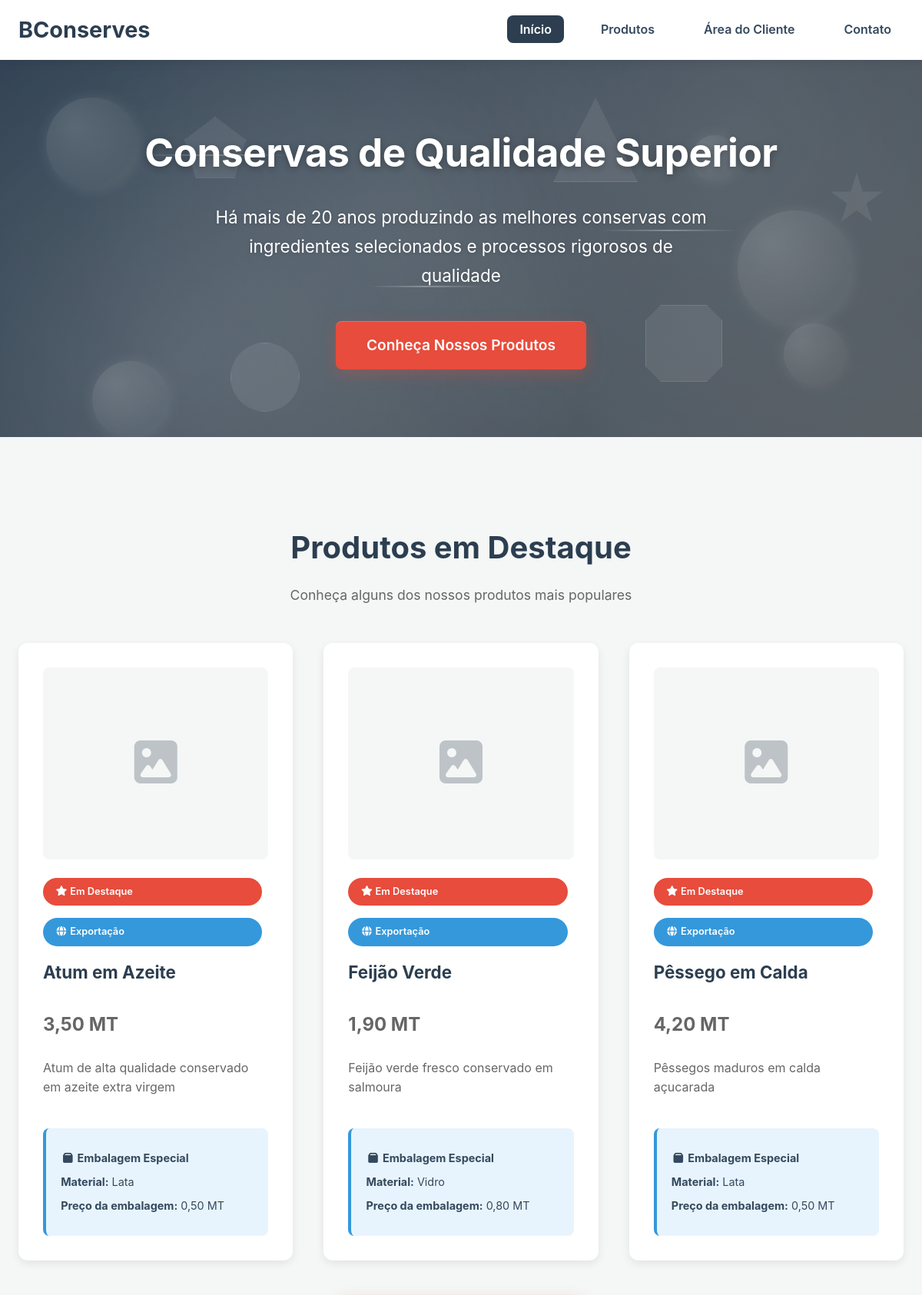
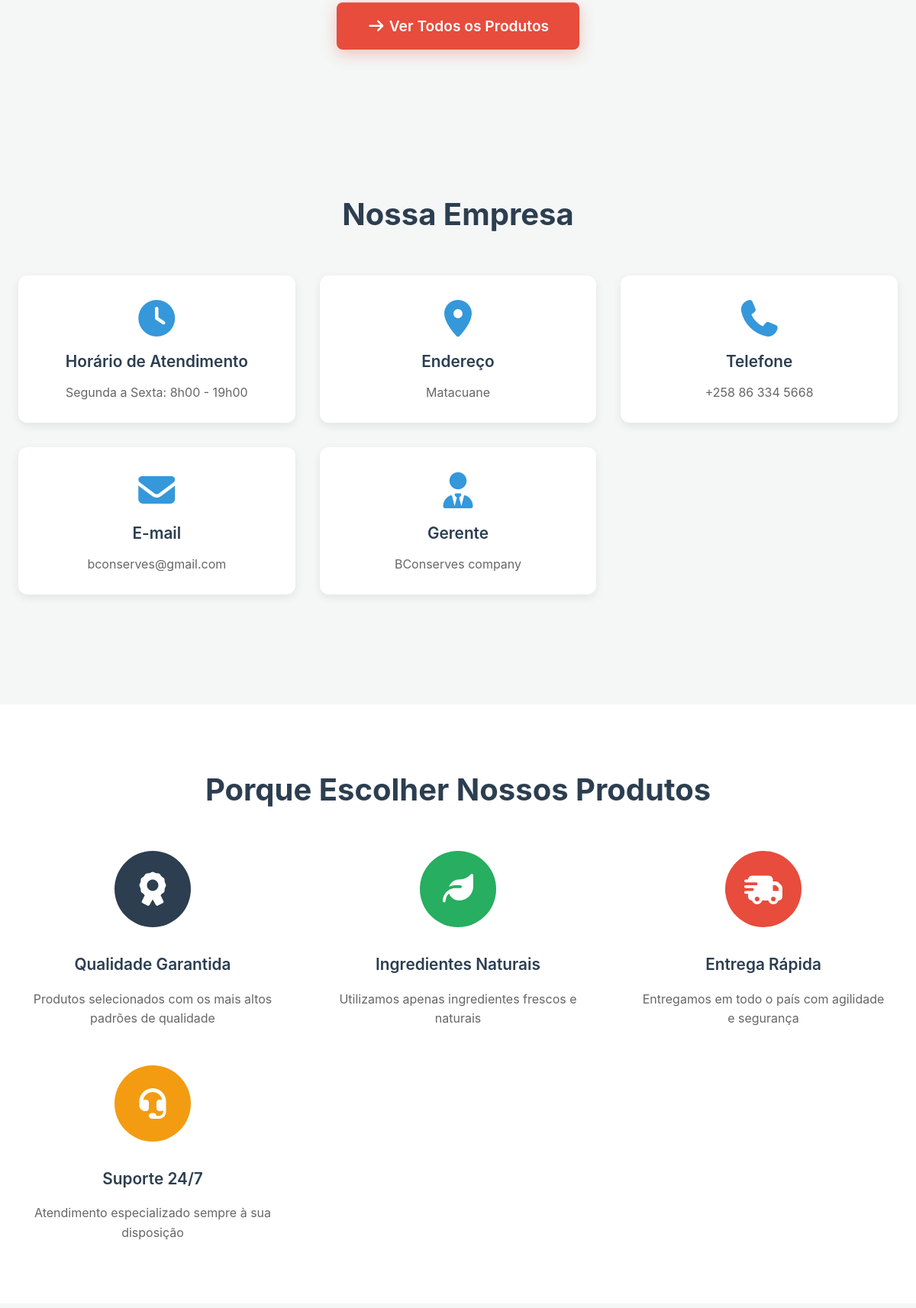
The page /site/index.php (upper part) on the database its author committed (2 pictures, top to bottom).
### tables this page shows
CREATE TABLE produtos (
    id INT AUTO_INCREMENT PRIMARY KEY,
    nome VARCHAR(255) NOT NULL,
    preco DECIMAL(10,2) NOT NULL,
    exportacao BOOLEAN DEFAULT FALSE,
    material_embalagem VARCHAR(255),
    preco_embalagem DECIMAL(10,2) DEFAULT 0,
    descricao TEXT,
    imagem VARCHAR(255)
);

### includes/functions.php (called while the page is built, shortened)
<?php
function getProdutos() {
    $database = new Database();
    $db = $database->getConnection();
    $query = "SELECT * FROM produtos ORDER BY nome";
    $stmt = $db->prepare($query);
    $stmt->execute();
    return $stmt->fetchAll(PDO::FETCH_ASSOC);
}
?>

### site/index.php (the view, shortened to what this page needs)
<?php
require_once '../includes/functions.php';
$produtos_destaque = array_slice(getProdutos(), 0, 3);
?>
<!DOCTYPE html>
<html lang="pt">
<head>
    <link rel="stylesheet" href="../assets/fontawesome/css/all.min.css">
</head>
<body>
    <header>
        <div class="container">
            <h1><?php echo EMPRESA_NOME; ?></h1>
            <nav>
                <ul>
                    <li><a href="index.php" class="active">Início</a></li>
                    <li><a href="produtos.php">Produtos</a></li>
                    <li><a href="cliente_login.php">Área do Cliente</a></li>
                    <li><a href="contato.php">Contato</a></li>
                </ul>
            </nav>
        </div>
    </header>
    <main>
        <section class="hero">
            <div class="hero-particles">
                <div class="particle"></div>
                <div class="particle"></div>
                <div class="particle"></div>
                <div class="particle"></div>
                <div class="particle"></div>
                <div class="shape"></div>
                <div class="shape"></div>
                <div class="shape"></div>
                <div class="shape"></div>
                <div class="shape"></div>
                <div class="connector"></div>
                <div class="connector"></div>
                <div class="connector"></div>
            </div>
            <div class="hero-interaction" id="heroInteraction"></div>
            <div class="container">
                <h2>Conservas de Qualidade Superior</h2>
                <p>Há mais de 20 anos produzindo as melhores conservas com ingredientes selecionados e processos rigorosos de qualidade</p>
                <a href="produtos.php" class="btn-hero">Conheça Nossos Produtos</a>
            </div>
        </section>
        <section class="produtos-destaque">
            <div class="container">
                <h2 class="section-title">Produtos em Destaque</h2>
                <p class="section-subtitle">
                    Conheça alguns dos nossos produtos mais populares
                </p>
                <div class="produtos-destaque-grid">
                    <?php foreach($produtos_destaque as $produto): ?>
                        <div class="produto-card">
                            <div class="produto-destaque-imagem">
                                <?php if(!empty($produto['imagem']) && file_exists('../uploads/' . $produto['imagem'])): ?>
                                    <img src="../uploads/<?php echo $produto['imagem']; ?>"
                                         alt="<?php echo $produto['nome']; ?>"
                                         loading="lazy">
                                <?php else: ?>
                                    <div class="sem-imagem-destaque">
                                        <i class="fas fa-image"></i>
                                    </div>
                                <?php endif; ?>
                            </div>
                            <span class="badge badge-destaque">
                                <i class="fas fa-star"></i> Em Destaque
                            </span>
                            <?php if($produto['exportacao']): ?>
                                <span class="badge badge-exportacao">
                                    <i class="fas fa-globe"></i> Exportação
                                </span>
                            <?php endif; ?>
                            <h3><?php echo $produto['nome']; ?></h3>
                            <p class="preco"><?php echo number_format($produto['preco'], 2, ',', '.'); ?> MT</p>
                            <p><?php echo $produto['descricao']; ?></p>
                            <?php if($produto['exportacao']): ?>
                                <div class="exportacao-info">
                                    <p><strong><i class="fas fa-box"></i> Embalagem Especial</strong></p>
                                    <p><strong>Material:</strong> <?php echo $produto['material_embalagem']; ?></p>
                                    <?php if($produto['preco_embalagem'] > 0): ?>
                                        <p><strong>Preço da embalagem:</strong> <?php echo number_format($produto['preco_embalagem'], 2, ',', '.'); ?> MT</p>
                                    <?php endif; ?>
                                </div>
                            <?php endif; ?>
                        </div>
                    <?php endforeach; ?>
                </div>
                <div class="center">
                    <a href="produtos.php" class="btn-hero">
                        <i class="fas fa-arrow-right"></i> Ver Todos os Produtos
                    </a>
                </div>
            </div>
        </section>
        <section class="info">
            <div class="container">
                <h2 class="section-title">Nossa Empresa</h2>
                <div class="info-grid">
                    <div class="info-item">
                        <i style="color: #3498db;" class="fas fa-clock"></i>
                        <h3>Horário de Atendimento</h3>
                        <p><?php echo EMPRESA_HORARIO; ?></p>
                    </div>
                    <div class="info-item">
                        <i style="color: #3498db;" class="fas fa-map-marker-alt"></i>
                        <h3>Endereço</h3>
                        <p><?php echo EMPRESA_ENDERECO; ?></p>
                    </div>
                    <div class="info-item">
                        <i style="color: #3498db;" class="fas fa-phone"></i>
                        <h3>Telefone</h3>
                        <p><?php echo EMPRESA_TELEFONE; ?></p>
                    </div>
                    <div class="info-item">
                        <i style="color: #3498db;" class="fas fa-envelope"></i>
                        <h3>E-mail</h3>
                        <p><?php echo EMPRESA_EMAIL; ?></p>
                    </div>
                    <div class="info-item">
                        <i style="color: #3498db;" class="fas fa-user-tie"></i>
                        <h3>Gerente</h3>
                        <p><?php echo EMPRESA_GERENTE; ?></p>
                    </div>
                </div>
            </div>
        </section>
        <section class="porque-escolher">
            <div class="container">
                <h2 class="section-title">Porque Escolher Nossos Produtos</h2>
                <div class="beneficios-grid">
                    <div class="beneficio-item">
                        <div class="beneficio-icon">
                            <i class="fas fa-award"></i>
                        </div>
                        <h3>Qualidade Garantida</h3>
                        <p>Produtos selecionados com os mais altos padrões de qualidade</p>
                    </div>
                    <div class="beneficio-item">
                        <div class="beneficio-icon" style="background: var(--success-color);">
                            <i class="fas fa-leaf"></i>
                        </div>
                        <h3>Ingredientes Naturais</h3>
                        <p>Utilizamos apenas ingredientes frescos e naturais</p>
                    </div>
                    <div class="beneficio-item">
                        <div class="beneficio-icon" style="background: var(--secondary-color);">
                            <i class="fas fa-shipping-fast"></i>
                        </div>
                        <h3>Entrega Rápida</h3>
                        <p>Entregamos em todo o país com agilidade e segurança</p>
                    </div>
                    <div class="beneficio-item">
                        <div class="beneficio-icon" style="background: var(--warning-color);">
                            <i class="fas fa-headset"></i>
                        </div>
                        <h3>Suporte 24/7</h3>
                        <p>Atendimento especializado sempre à sua disposição</p>
                    </div>
                </div>
            </div>
        </section>
    </main>
</body>
</html>

### rows shown on the page
produtos: exportacao 1 (drawn), nome "Atum em Azeite", preco "3,50", descricao "Atum de alta qualidade conservado em azeite extra virgem", material_embalagem "Lata", preco_embalagem "0,50"
produtos: exportacao 1 (drawn), nome "Feijão Verde", preco "1,90", descricao "Feijão verde fresco conservado em salmoura", material_embalagem "Vidro", preco_embalagem "0,80"
produtos: exportacao 1 (drawn), nome "Pêssego em Calda", preco "4,20", descricao "Pêssegos maduros em calda açucarada", material_embalagem "Lata", preco_embalagem "0,50"

### other values the page prints
EMPRESA_NOME "BConserves"
EMPRESA_HORARIO "Segunda a Sexta: 8h00 - 19h00"
EMPRESA_ENDERECO "Matacuane"
EMPRESA_TELEFONE "+258 86 334 5668"
EMPRESA_EMAIL "bconserves@gmail.com"
EMPRESA_GERENTE "BConserves company"
